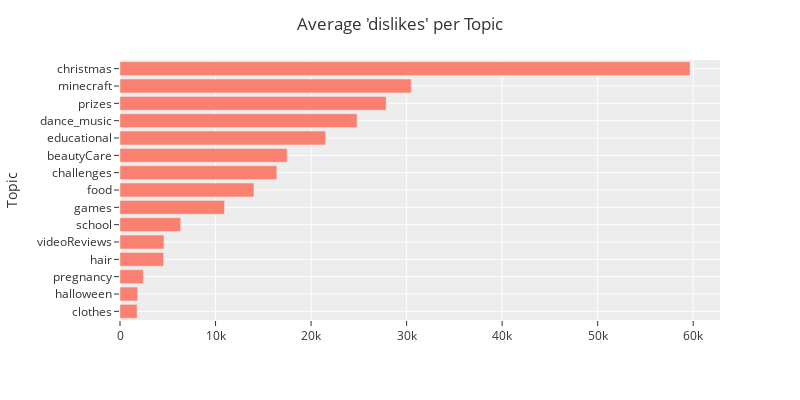

Source (notebook cell):
### Code cell
column = 'dislikes'
# plt.figure(figsize=(8,6))
# df.groupby('topic')[column].mean().sort_values().plot(kind='barh', color='#d14949')
# plt.title(f"Average '{column}' per Topic")
# plt.ylabel('Topic', fontsize=12)
# plt.grid(color='#948789', linestyle='-.', linewidth=0.1);

# unusable code due to computer issues
fig = px.bar(df.groupby('topic')[column].mean().sort_values(), orientation='h')
fig.update_layout(hovermode='closest', title_text=f"Average '{column}' per Topic", \
                  barmode='stack', yaxis={'categoryorder':'total ascending'}, width=800, height=400, template='ggplot2')
fig.update_traces(marker_color='#fa8072')
fig.update_layout(showlegend=False)
fig.update_xaxes(title_text="")
fig.update_yaxes(title='Topic')
fig.show()

### Figure 1 — Plotly figure (JSON) as saved in the notebook; plotly's stock layout.template omitted (floating-point values rounded to 4 significant figures)
{"data": [{"alignmentgroup": "True", "hovertemplate": "variable=dislikes<br>value=%{x}<br>topic=%{y}<extra></extra>", "legendgroup": "dislikes", "marker": {"color": "#fa8072", "pattern": {"shape": ""}}, "name": "dislikes", "offsetgroup": "dislikes", "orientation": "h", "showlegend": true, "textposition": "auto", "type": "bar", "x": [1792.0, 1849.0, 2438.0, 4564.0, 4599.0, 6353.0, 10940.0, 14020.0, 16410.0, 17490.0, 21510.0, 24820.0, 27860.0, 30490.0, 59660.0], "xaxis": "x", "y": ["clothes", "halloween", "pregnancy", "hair", "videoReviews", "school", "games", "food", "challenges", "beautyCare", "educational", "dance_music", "prizes", "minecraft", "christmas"], "yaxis": "y"}], "layout": {"barmode": "stack", "height": 400, "hovermode": "closest", "legend": {"title": {"text": "variable"}, "tracegroupgap": 0}, "margin": {"t": 60}, "showlegend": false, "title": {"text": "Average 'dislikes' per Topic"}, "width": 800, "xaxis": {"anchor": "y", "autorange": true, "domain": [0, 1], "range": [0, 62800.0], "title": {"text": ""}, "type": "linear"}, "yaxis": {"anchor": "x", "autorange": true, "categoryorder": "total ascending", "domain": [0, 1], "range": [-0.5, 14.5], "title": {"text": "Topic"}, "type": "category"}}}
